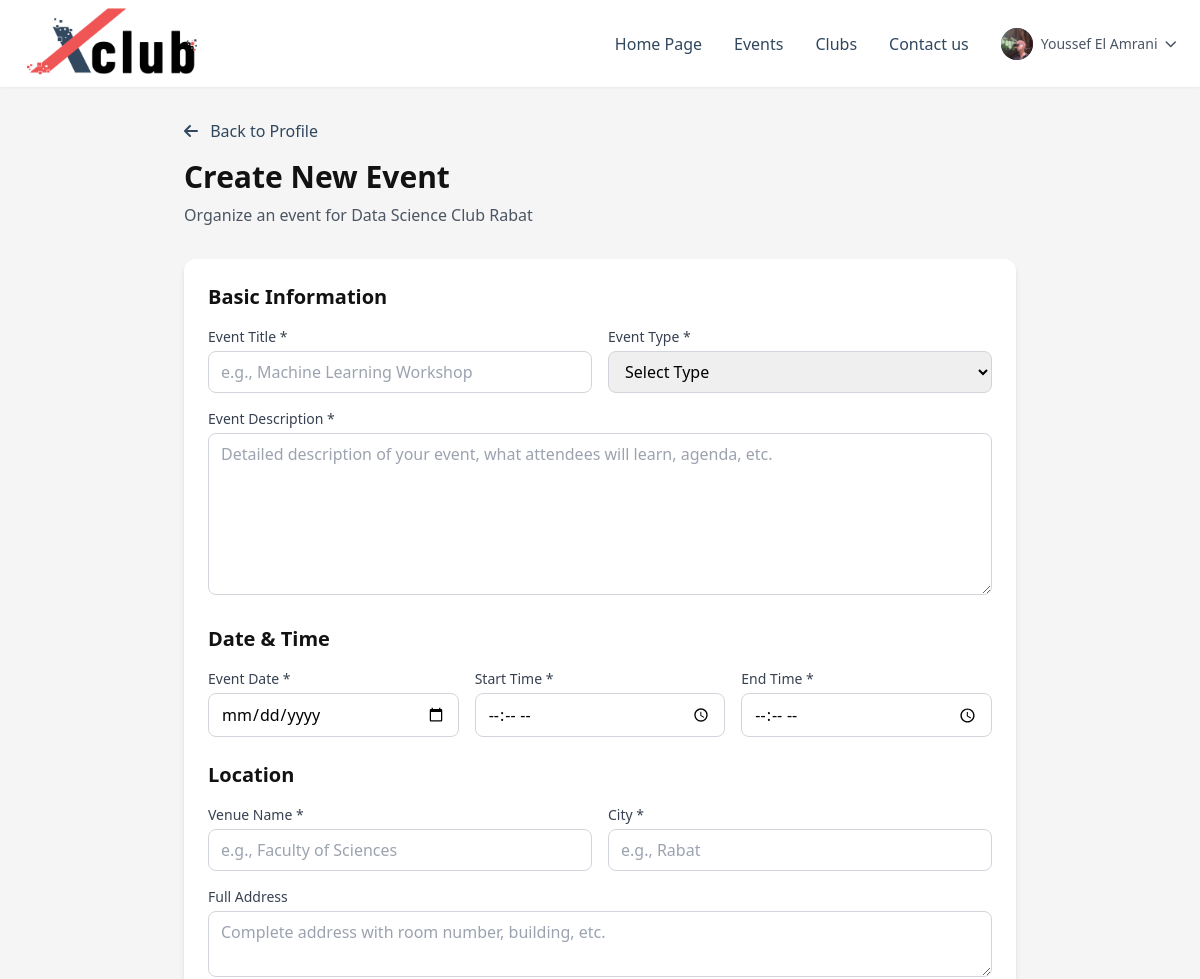
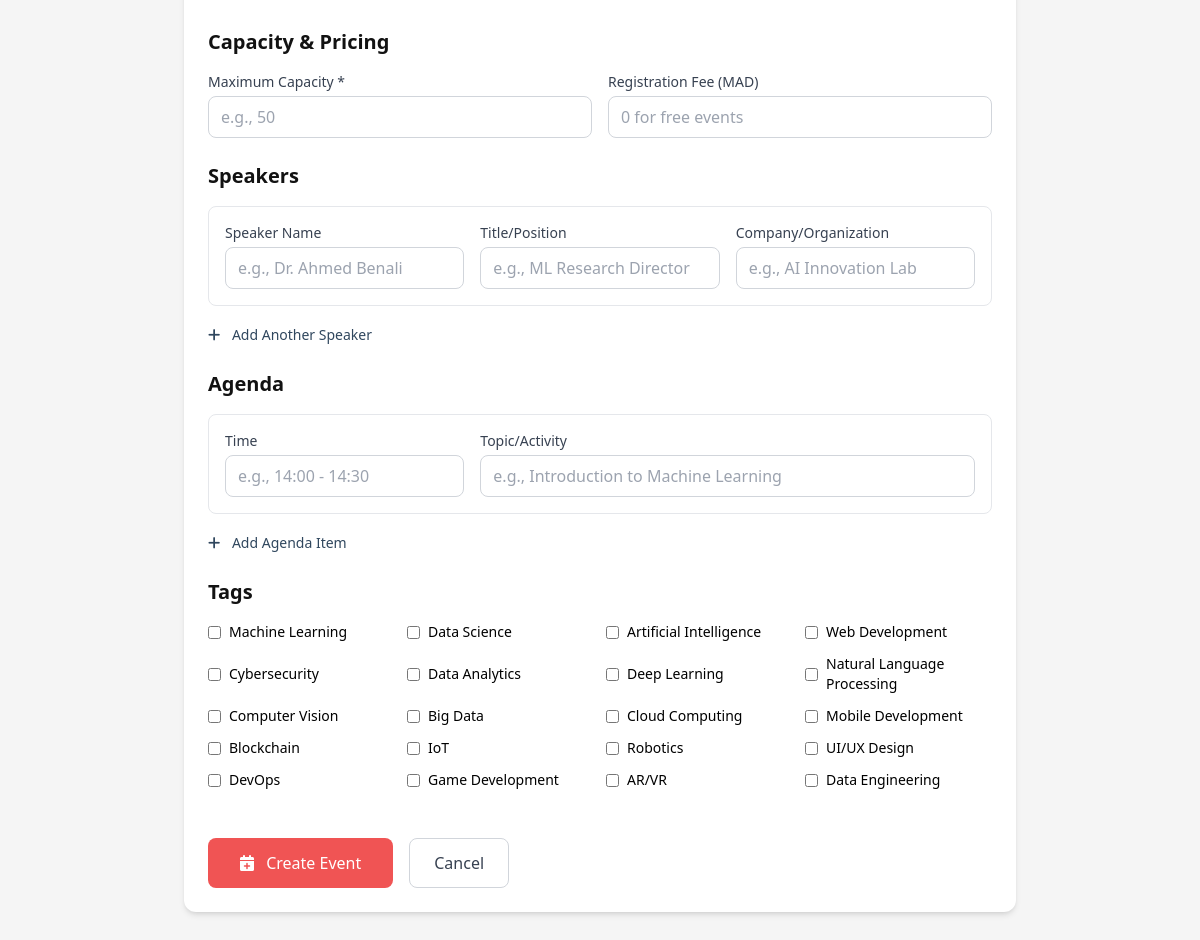
/club_owner/create_event.php (signed in), run on the app's committed database (2 pictures, top to bottom).
### tables this page shows
CREATE TABLE `member` (
  `ID_MEMBER` int(11) NOT NULL,
  `ID_CLUB` int(11) DEFAULT NULL,
  `PROFILE_IMG` varchar(80) DEFAULT NULL,
  `FIRST_NAME` varchar(50) DEFAULT NULL,
  `LAST_NAME` varchar(50) DEFAULT NULL,
  `EMAIL` varchar(50) DEFAULT NULL,
  `PASSWORD` varchar(255) DEFAULT NULL
);

CREATE TABLE `club` (
  `ID_CLUB` int(11) NOT NULL,
  `ID_MEMBER` int(11) NOT NULL,
  `NAME` varchar(50) DEFAULT NULL,
  `LOGO` varchar(80) DEFAULT NULL,
  `DESCRIPTION` text DEFAULT NULL,
  `UNIVERSITY` varchar(50) DEFAULT NULL,
  `CITY` char(10) DEFAULT NULL,
  `INSTAGRAM_LINK` char(10) DEFAULT NULL,
  `LINKEDIN_LINK` char(10) DEFAULT NULL,
  `EMAIL` varchar(50) DEFAULT NULL,
  `CLUB_PHONE` char(10) DEFAULT NULL
);

CREATE TABLE `topics` (
  `TOPIC_ID` int(11) NOT NULL,
  `TOPIC_NAME` text DEFAULT NULL
);

### club_owner/create_event.php (the view, shortened to what this page needs)
<?php
require_once '../user/db.php';
$user_id = $_SESSION['user_id'];
$stmt = $pdo->prepare("SELECT c.* FROM club c JOIN member m ON c.ID_MEMBER = m.ID_MEMBER WHERE m.ID_MEMBER = ?");
$stmt->execute([$user_id]);
$club = $stmt->fetch(PDO::FETCH_ASSOC);
$stmt = $pdo->prepare("SELECT * FROM topics");
$stmt->execute();
$all_topics = $stmt->fetchAll(PDO::FETCH_ASSOC);
?>
<!DOCTYPE html>
<html lang="en">
<head>
    <script src="https://cdn.tailwindcss.com"></script>
    <link rel="stylesheet" href="https://cdnjs.cloudflare.com/ajax/libs/font-awesome/6.0.0/css/all.min.css">
</head>
<body class="bg-gray-custom">
<?php include '../includes/header.php'; ?>
    <main class="max-w-4xl mx-auto px-4 sm:px-6 lg:px-8 py-8">
        <div class="mb-8">
            <div class="flex items-center mb-4">
                <a href="../user/profile.php" class="text-slate-custom hover:text-slate-700 transition-colors mr-4">
                    <i class="fas fa-arrow-left mr-2"></i>
                    Back to Profile
                </a>
            </div>
            <h1 class="text-3xl font-bold text-black-custom">Create New Event</h1>
            <p class="text-gray-600 mt-2">Organize an event for <?php echo htmlspecialchars($club['NAME']); ?></p>
        </div>
        <div class="bg-white rounded-xl shadow-md p-6">
            <form method="POST" class="space-y-6">
                <div>
                    <h2 class="text-xl font-bold text-black-custom mb-4">Basic Information</h2>
                    <div class="grid grid-cols-1 md:grid-cols-2 gap-4">
                        <div>
                            <label class="block text-sm font-medium text-gray-700 mb-1">Event Title *</label>
                            <input type="text" name="title" placeholder="e.g., Machine Learning Workshop" class="w-full px-3 py-2 border border-gray-300 rounded-lg focus:outline-none focus:ring-2 focus:ring-slate-custom" required>
                        </div>
                        <div>
                            <label class="block text-sm font-medium text-gray-700 mb-1">Event Type *</label>
                            <select name="event_type" class="w-full px-3 py-2 border border-gray-300 rounded-lg focus:outline-none focus:ring-2 focus:ring-slate-custom" required>
                                <option value="">Select Type</option>
                            </select>
                        </div>
                    </div>
                    <div class="mt-4">
                        <label class="block text-sm font-medium text-gray-700 mb-1">Event Description *</label>
                        <textarea name="description" rows="6" placeholder="Detailed description of your event, what attendees will learn, agenda, etc." class="w-full px-3 py-2 border border-gray-300 rounded-lg focus:outline-none focus:ring-2 focus:ring-slate-custom" required></textarea>
                    </div>
                </div>
                <div>
                    <h2 class="text-xl font-bold text-black-custom mb-4">Date & Time</h2>
                    <div class="grid grid-cols-1 md:grid-cols-3 gap-4">
                        <div>
                            <label class="block text-sm font-medium text-gray-700 mb-1">Event Date *</label>
                            <input type="date" name="date" class="w-full px-3 py-2 border border-gray-300 rounded-lg focus:outline-none focus:ring-2 focus:ring-slate-custom" required>
                        </div>
                        <div>
                            <label class="block text-sm font-medium text-gray-700 mb-1">Start Time *</label>
                            <input type="time" name="start_time" class="w-full px-3 py-2 border border-gray-300 rounded-lg focus:outline-none focus:ring-2 focus:ring-slate-custom" required>
                        </div>
                        <div>
                            <label class="block text-sm font-medium text-gray-700 mb-1">End Time *</label>
                            <input type="time" name="end_time" class="w-full px-3 py-2 border border-gray-300 rounded-lg focus:outline-none focus:ring-2 focus:ring-slate-custom" required>
                        </div>
                    </div>
                </div>
                <div>
                    <h2 class="text-xl font-bold text-black-custom mb-4">Location</h2>
                    <div class="grid grid-cols-1 md:grid-cols-2 gap-4">
                        <div>
                            <label class="block text-sm font-medium text-gray-700 mb-1">Venue Name *</label>
                            <input type="text" name="venue" placeholder="e.g., Faculty of Sciences" class="w-full px-3 py-2 border border-gray-300 rounded-lg focus:outline-none focus:ring-2 focus:ring-slate-custom" required>
                        </div>
                        <div>
                            <label class="block text-sm font-medium text-gray-700 mb-1">City *</label>
                            <input type="text" name="city" placeholder="e.g., Rabat" class="w-full px-3 py-2 border border-gray-300 rounded-lg focus:outline-none focus:ring-2 focus:ring-slate-custom" required>
                        </div>
                    </div>
                    <div class="mt-4">
                        <label class="block text-sm font-medium text-gray-700 mb-1">Full Address</label>
                        <textarea name="address" rows="2" placeholder="Complete address with room number, building, etc." class="w-full px-3 py-2 border border-gray-300 rounded-lg focus:outline-none focus:ring-2 focus:ring-slate-custom"></textarea>
                    </div>
                </div>
                <div>
                    <h2 class="text-xl font-bold text-black-custom mb-4">Capacity & Pricing</h2>
                    <div class="grid grid-cols-1 md:grid-cols-2 gap-4">
                        <div>
                            <label class="block text-sm font-medium text-gray-700 mb-1">Maximum Capacity *</label>
                            <input type="number" name="capacity" placeholder="e.g., 50" class="w-full px-3 py-2 border border-gray-300 rounded-lg focus:outline-none focus:ring-2 focus:ring-slate-custom" required>
                        </div>
                        <div>
                            <label class="block text-sm font-medium text-gray-700 mb-1">Registration Fee (MAD)</label>
                            <input type="number" name="price" placeholder="0 for free events" class="w-full px-3 py-2 border border-gray-300 rounded-lg focus:outline-none focus:ring-2 focus:ring-slate-custom">
                        </div>
                    </div>
                </div>
                <div>
                    <h2 class="text-xl font-bold text-black-custom mb-4">Speakers</h2>
                    <div id="speakers-container">
                        <div class="speaker-entry border border-gray-200 rounded-lg p-4 mb-4">
                            <div class="grid grid-cols-1 md:grid-cols-3 gap-4">
                                <div>
                                    <label class="block text-sm font-medium text-gray-700 mb-1">Speaker Name</label>
                                    <input type="text" name="speakers[0][name]" placeholder="e.g., Dr. Ahmed Benali" class="w-full px-3 py-2 border border-gray-300 rounded-lg focus:outline-none focus:ring-2 focus:ring-slate-custom">
                                </div>
                                <div>
                                    <label class="block text-sm font-medium text-gray-700 mb-1">Title/Position</label>
                                    <input type="text" name="speakers[0][title]" placeholder="e.g., ML Research Director" class="w-full px-3 py-2 border border-gray-300 rounded-lg focus:outline-none focus:ring-2 focus:ring-slate-custom">
                                </div>
                                <div>
                                    <label class="block text-sm font-medium text-gray-700 mb-1">Company/Organization</label>
                                    <input type="text" name="speakers[0][company]" placeholder="e.g., AI Innovation Lab" class="w-full px-3 py-2 border border-gray-300 rounded-lg focus:outline-none focus:ring-2 focus:ring-slate-custom">
                                </div>
                            </div>
                        </div>
                    </div>
                    <button type="button" id="add-speaker" class="text-slate-custom hover:text-slate-700 text-sm font-medium">
                        <i class="fas fa-plus mr-2"></i>
                        Add Another Speaker
                    </button>
                </div>
                <div>
                    <h2 class="text-xl font-bold text-black-custom mb-4">Agenda</h2>
                    <div id="agenda-container">
                        <div class="agenda-entry border border-gray-200 rounded-lg p-4 mb-4">
                            <div class="grid grid-cols-1 md:grid-cols-3 gap-4">
                                <div>
                                    <label class="block text-sm font-medium text-gray-700 mb-1">Time</label>
                                    <input type="text" name="agenda[0][time]" placeholder="e.g., 14:00 - 14:30" class="w-full px-3 py-2 border border-gray-300 rounded-lg focus:outline-none focus:ring-2 focus:ring-slate-custom">
                                </div>
                                <div class="md:col-span-2">
                                    <label class="block text-sm font-medium text-gray-700 mb-1">Topic/Activity</label>
                                    <input type="text" name="agenda[0][topic]" placeholder="e.g., Introduction to Machine Learning" class="w-full px-3 py-2 border border-gray-300 rounded-lg focus:outline-none focus:ring-2 focus:ring-slate-custom">
                                </div>
                            </div>
                        </div>
                    </div>
                    <button type="button" id="add-agenda" class="text-slate-custom hover:text-slate-700 text-sm font-medium">
                        <i class="fas fa-plus mr-2"></i>
                        Add Agenda Item
                    </button>
                </div>
                <div>
                    <h2 class="text-xl font-bold text-black-custom mb-4">Tags</h2>
                    <div class="grid grid-cols-2 md:grid-cols-4 gap-3">
                        <?php foreach ($all_topics as $topic): ?>
                            <label class="flex items-center">
                                <input type="checkbox" name="tags[]" value="<?php echo $topic['TOPIC_ID']; ?>" class="mr-2 text-slate-custom focus:ring-slate-custom">
                                <span class="text-sm"><?php echo htmlspecialchars($topic['TOPIC_NAME']); ?></span>
                            </label>
                        <?php endforeach; ?>
                    </div>
                </div>
                <div class="flex space-x-4 pt-6">
                    <button type="submit" name="create_event" class="bg-red-custom text-white px-8 py-3 rounded-lg hover:bg-red-600 transition-colors font-medium">
                        <i class="fas fa-calendar-plus mr-2"></i>
                        Create Event
                    </button>
                    <a href="../user/profile.php" class="border border-gray-300 text-gray-700 px-6 py-3 rounded-lg hover:bg-gray-50 transition-colors">
                        Cancel
                    </a>
                </div>
            </form>
        </div>
    </main>
</body>
</html>

### includes/header.php (shortened to what this page needs)
<?php
require_once '../user/db.php';
$user = null;
if (isset($_SESSION['user_id'])) {
    $stmt = $pdo->prepare("SELECT * FROM member WHERE ID_MEMBER = ?");
    $stmt->execute([$_SESSION['user_id']]);
    $user = $stmt->fetch(PDO::FETCH_ASSOC);
    $stmt = $pdo->prepare("SELECT * FROM club WHERE ID_MEMBER = ?");
    $stmt->execute([$_SESSION['user_id']]);
}
?>
<header class="bg-white py-0 px-6 shadow-sm">
    <div class="max-w-7xl mx-auto flex items-center justify-between">
        <div class="flex items-center space-x-3">
            <img src="../static/images/Frame 13.png" alt="MDS Logo" class="w-48 h-42 object-contain">
        </div>
        <nav class="hidden md:flex items-center space-x-8">
            <a href="../user/home.php" class="text-slate-custom hover:text-red-custom transition-colors">Home Page</a>
            <a href="../user/events.php" class="text-slate-custom hover:text-red-custom transition-colors">Events</a>
            <a href="../user/clubs.php" class="text-slate-custom hover:text-red-custom transition-colors">Clubs</a>
            <a href="../user/contactus.php" class="text-slate-custom hover:text-red-custom transition-colors">Contact us</a>
            <?php if ($user): ?>
                <div class="flex items-center space-x-4">
                    <div class="relative">
                        <button id="profile-menu-button" class="flex items-center space-x-2 text-gray-600 hover:text-slate-custom transition-colors">
                            <div class="w-8 h-8 bg-gradient-to-br from-slate-custom to-slate-700 rounded-full flex items-center justify-center text-white font-bold text-sm overflow-hidden">
                                <?php if ($user['PROFILE_IMG']): ?>
                                    <img src="../static/images/<?php echo htmlspecialchars($user['PROFILE_IMG']); ?>"
                                         alt="Profile Picture"
                                         class="w-full h-full object-cover">
                                <?php else: ?>
                                    <?php echo strtoupper(substr($user['FIRST_NAME'], 0, 1) . substr($user['LAST_NAME'], 0, 1)); ?>
                                <?php endif; ?>
                            </div>
                            <span class="text-sm font-medium"><?php echo htmlspecialchars($user['FIRST_NAME'] . ' ' . $user['LAST_NAME']); ?></span>
                            <i class="fas fa-chevron-down text-xs transition-transform duration-200" id="dropdown-arrow"></i>
                        </button>
                    </div>
                </div>
            <?php endif; ?>
        </nav>
    </div>
</header>

### data on the page
member: PROFILE_IMG (picture), FIRST_NAME+LAST_NAME "Youssef El Amrani"
club: NAME "Data Science Club Rabat"
topics: TOPIC_NAME "Machine Learning"
topics: TOPIC_NAME "Data Science"
topics: TOPIC_NAME "Artificial Intelligence"
topics: TOPIC_NAME "Web Development"
topics: TOPIC_NAME "Cybersecurity"
topics: TOPIC_NAME "Data Analytics"
topics: TOPIC_NAME "Deep Learning"
topics: TOPIC_NAME "Natural Language Processing"
topics: TOPIC_NAME "Computer Vision"
topics: TOPIC_NAME "Big Data"
topics: TOPIC_NAME "Cloud Computing"
topics: TOPIC_NAME "Mobile Development"
topics: TOPIC_NAME "Blockchain"
topics: TOPIC_NAME "IoT"
topics: TOPIC_NAME "Robotics"
topics: TOPIC_NAME "UI/UX Design"
topics: TOPIC_NAME "DevOps"
topics: TOPIC_NAME "Game Development"
topics: TOPIC_NAME "AR/VR"
topics: TOPIC_NAME "Data Engineering"
